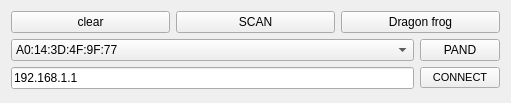
   <widget class="QWidget" name="verticalLayoutWidget_2">
    <property name="geometry">
     <rect>
      <x>20</x>
      <y>0</y>
      <width>511</width>
      <height>103</height>
     </rect>
    </property>
    <layout class="QVBoxLayout" name="verticalLayout_2">
     <item>
      <layout class="QHBoxLayout" name="horizontalLayout">
       <item>
        <widget class="QPushButton" name="clear_button">
         <property name="text">
          <string>clear</string>
         </property>
        </widget>
       </item>
       <item>
        <widget class="QPushButton" name="scan_button">
         <property name="text">
          <string>SCAN</string>
         </property>
        </widget>
       </item>
       <item>
        <widget class="QPushButton" name="dragon_prog">
         <property name="text">
          <string>Dragon frog</string>
         </property>
        </widget>
       </item>
      </layout>
     </item>
     <item>
      <layout class="QHBoxLayout" name="horizontalLayout_3">
       <item>
        <widget class="QComboBox" name="pand_combobox">
         <property name="sizePolicy">
          <sizepolicy hsizetype="Expanding" vsizetype="Preferred">
           <horstretch>0</horstretch>
           <verstretch>0</verstretch>
          </sizepolicy>
         </property>
         <item>
          <property name="text">
           <string>A0:14:3D:4F:9F:77</string>
          </property>
         </item>
         <item>
          <property name="text">
           <string>A0:14:3D:50:E8:B2</string>
          </property>
         </item>
        </widget>
       </item>
       <item>
        <widget class="QPushButton" name="pand_button">
         <property name="text">
          <string>PAND</string>
         </property>
        </widget>
       </item>
      </layout>
     </item>
     <item>
      <layout class="QHBoxLayout" name="horizontalLayout_2">
       <item>
        <widget class="QLineEdit" name="ip_line">
         <property name="text">
          <string>192.168.1.1</string>
         </property>
        </widget>
       </item>
       <item>
        <widget class="QPushButton" name="ip_button">
         <property name="font">
          <font>
           <pointsize>8</pointsize>
          </font>
         </property>
         <property name="text">
          <string>CONNECT</string>
         </property>
        </widget>
       </item>
      </layout>
     </item>
    </layout>
   </widget>
